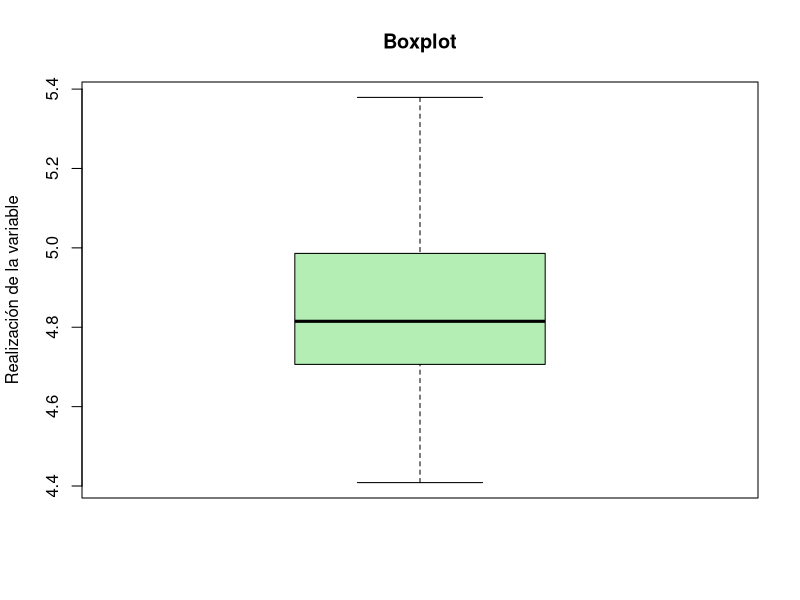
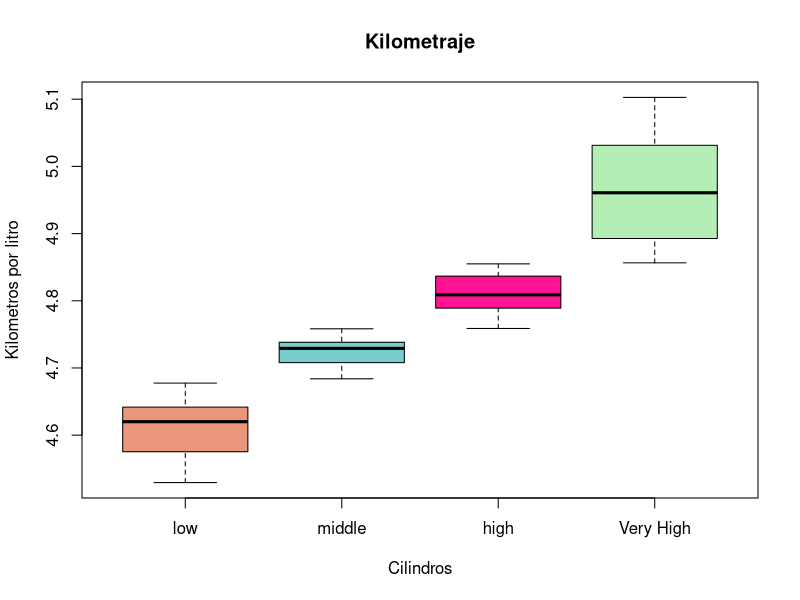

The R script that drew these images, in order:
## ---- chunk 1
knitr::opts_chunk$set(echo = FALSE)
#install.packages('AER')
#install.packages('viridis')
library(viridis)
library(AER)
data() # Vamos a utilizar la función data para ver el listado de datos pre cargados en R
data(CigarettesB) # Seleccionamos la tabla 'CigarettesB' y la cargamos en el ambiente

help("CigarettesB") # mediante la función "help" podran ver la documentación de la tabla de datos. Help tambien puede aplicarse a otros elementos en R, desde paquetes, hasta funciones.

## ---- chunk 2
# Identifica la suma de todos los valores en la variable packs
sum_cp <- sum(CigarettesB$packs)

# Identifica el númeto total de observaciones
n_cp <- nrow(CigarettesB) 

# Calcula el promedio
mean_cp <- sum_cp/n_cp 

# Podemos hacer el mismo calculo con la función mean
mean_cp <- mean(CigarettesB$packs)
## ---- chunk 3
# La función unique permite eliminar los duplicados de una variable, en este caso esto nos permite identificar los valores que se repiten (y no).
valores <- unique(CigarettesB$packs) 

# Calculamos una frecuencia simple para identificar cual es el valor de packs que se repite mas o, en otras palabras, que tiene mayor frecuencia.

table(valores)

# En este caso, ningun valor de la variable de interes tiene frecuencia mayor a 1. En este caso la variable no tiene moda.
## ---- chunk 4
# La función nrow identifica el número de filas de un dataframe o matriz. En este caso el número de filas corresponde al número de observacines.
n <- nrow(CigarettesB) 
CigarettesB$pack[order(CigarettesB$pack,decreasing = TRUE)]

# 46 es par, por lo que la media será el promedio de los dos datos que ocupan la posición central
print(n) 

dato_centro1 <- n/2 # centro
dato_centro2 <- dato_centro1 + 1 # valor a la derecha del centro

CigarettesB$pack[dato_centro1]
CigarettesB$pack[dato_centro2]

CigarettesB <- CigarettesB[order(CigarettesB$pack,decreasing = TRUE),]

# Promedio de los dos datos centrales
(CigarettesB$pack[dato_centro1] + CigarettesB$pack[dato_centro2] ) / 2

# Podemos hacer este mismo cálculo con la función median
median(CigarettesB$pack) 
## ---- chunk 5

CigarettesB <- CigarettesB[order(CigarettesB$pack,decreasing = FALSE),]

# Definimos vector de percentiles
lista_percentiles <- seq(0,100,5)

# Define número de observaciones
n_cigarrettes <- nrow(CigarettesB)

# Crea función de indice i
i <- function(p){(p/100)*n_cigarrettes }

# Aplica la funcion de indice i a cada valor de la lista de percentiles
lista_i <- (sapply(lista_percentiles, i))

# Genera una tabla con los resultados
percentiles_indices <- data.frame(p = lista_percentiles, i = lista_i)

# Percentil 25
percentiles_indices$i[percentiles_indices$p == 25]
CigarettesB$packs[12]

# Percentil 50
percentiles_indices$i[percentiles_indices$p == 50] # el indice es par, debemos promediar
(CigarettesB$packs[23] + CigarettesB$packs[24] )/2

# Percentil 
percentiles_indices$i[percentiles_indices$p == 75]
CigarettesB$packs[35] 

# Podemos hacer el calculo con la funcion quantile

quantile(CigarettesB$packs,type = 2)
quantile(CigarettesB$packs,type = 2,probs = c(0.25,0.5,0.75))

## ---- chunk 6

boxplot(CigarettesB$packs, col = "darkseagreen2", ylab = "Realización de la variable",
main = "Boxplot")

quantile(CigarettesB$income,type = 2,probs = c(0.25,0.5,0.75))

CigarettesB$grupo_ingreso <- cut(CigarettesB$income, 
                   breaks=c(0, 4.677470, 4.758505,4.854900, Inf), 
                   labels=c("low","middle","high","Very High"))

boxplot(income ~  grupo_ingreso , data = CigarettesB, main = "Kilometraje",
xlab = "Cilindros", ylab = "Kilometros por litro",
col = c("darksalmon", "darkslategray3", "deeppink","darkseagreen2"))
